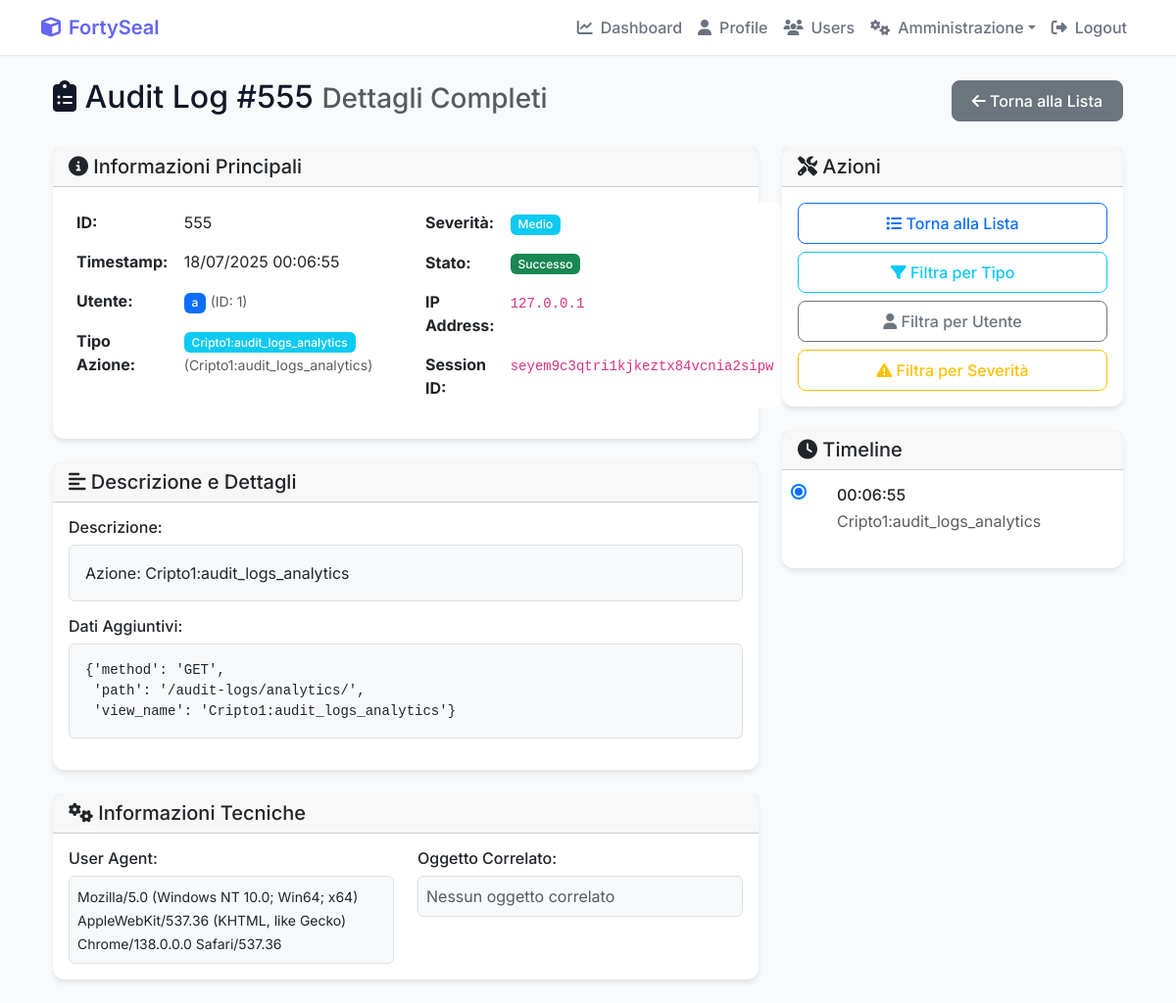
Page /audit-logs/555/ (signed in) on the committed database.
### Cripto1/models.py (models this page shows, shortened)
class AuditLog(models.Model):
    ACTION_TYPES = [
        ('LOGIN', 'Login'),
        ('LOGOUT', 'Logout'),
        ('REGISTER', 'Registrazione'),
        ('CREATE_TRANSACTION', 'Creazione Transazione'),
        ('VIEW_TRANSACTION', 'Visualizzazione Transazione'),
        ('DOWNLOAD_FILE', 'Download File'),
        ('DECRYPT_MESSAGE', 'Decifratura Messaggio'),
        ('MINE_BLOCK', 'Mining Blocco'),
        ('EDIT_PROFILE', 'Modifica Profilo'),
        ('ADMIN_ACTION', 'Azione Amministrativa'),
        ('SECURITY_EVENT', 'Evento di Sicurezza'),
        ('EXPORT_DATA', 'Export Dati'),
        ('VERIFY_BLOCKCHAIN', 'Verifica Blockchain'),
        ('USER_MANAGEMENT', 'Gestione Utenti'),
        ('SYSTEM_EVENT', 'Evento di Sistema'),
        ('ROLE_ASSIGNMENT', 'Assegnazione Ruolo'),
        ('PERMISSION_CHANGE', 'Modifica Permessi'),
        ('USER_ACTIVATION', 'Attivazione Utente'),
        ('USER_DEACTIVATION', 'Disattivazione Utente'),
        ('SSO_LOGIN', 'Login SSO'),
    ]
    SEVERITY_LEVELS = [
        ('LOW', 'Basso'),
        ('MEDIUM', 'Medio'),
        ('HIGH', 'Alto'),
        ('CRITICAL', 'Critico'),
    ]
    user = models.ForeignKey(User, on_delete=models.SET_NULL, null=True, blank=True, related_name='audit_logs')
    action_type = models.CharField(max_length=50, choices=ACTION_TYPES)
    severity = models.CharField(max_length=20, choices=SEVERITY_LEVELS, default='MEDIUM')
    description = models.TextField()
    ip_address = models.GenericIPAddressField(null=True, blank=True)
    user_agent = models.TextField(blank=True)
    session_id = models.CharField(max_length=255, blank=True)
    related_object_type = models.CharField(max_length=100, blank=True)  # es: 'Transaction', 'Block', 'UserProfile'
    related_object_id = models.IntegerField(null=True, blank=True)
    additional_data = models.JSONField(default=dict, blank=True)  # Dati aggiuntivi in formato JSON
    timestamp = models.DateTimeField(auto_now_add=True)
    success = models.BooleanField(default=True)  # Se l'azione è stata completata con successo
    error_message = models.TextField(blank=True)  # Messaggio di errore se success=False
    class Meta:
        ordering = ['-timestamp']
        verbose_name = "Audit Log"
        verbose_name_plural = "Audit Logs"
        indexes = [
            models.Index(fields=['user', 'action_type', 'timestamp']),
            models.Index(fields=['action_type', 'severity', 'timestamp']),
            models.Index(fields=['ip_address', 'timestamp']),
        ]
    @classmethod
    def log_action(cls, user=None, action_type=None, description="", severity='MEDIUM',
                   ip_address=None, user_agent="", session_id="", related_object_type="",
                   related_object_id=None, additional_data=None, success=True, error_message=""):
        try:
            return cls.objects.create(
                user=user,
                action_type=action_type,
                severity=severity,
                description=description,
                ip_address=ip_address,
                user_agent=user_agent,
                session_id=session_id,
                related_object_type=related_object_type,
                related_object_id=related_object_id,
                additional_data=additional_data or {},
                success=success,
                error_message=error_message
            )
        except Exception as e:
            print(f"Errore durante la creazione del log di audit: {e}")
            return None
    def get_related_object(self):
        if not self.related_object_type or not self.related_object_id:
            return None

### Cripto1/views.py (the view)
# urls.py: path('audit-logs/<int:log_id>/', views.audit_log_detail, name='audit_log_detail'),
@staff_member_required
def audit_log_detail(request, log_id):
    log = get_object_or_404(AuditLog, id=log_id)
    related_object = log.get_related_object()
    context = {
        'log': log,
        'related_object': related_object,
    }
    return render(request, 'Cripto1/audit_log_detail.html', context)

### Cripto1/models.py (called while the page is built)
    def is_locked(self):
        if self.locked_until and timezone.now() < self.locked_until:
            return True
        return False

    def update_last_login(self, ip_address=None):
        self.last_login_date = timezone.now()
        if ip_address:
            self.last_login_ip = ip_address
        self.save()

### Cripto1/templates/Cripto1/audit_log_detail.html (shortened to what this page needs)
{% extends 'Cripto1/base.html' %}
{% block content %}
<div class="container mt-4">
    <div class="row">
        <div class="col-12">
            <div class="d-flex justify-content-between align-items-center mb-4">
                <h2>
                    <i class="fas fa-clipboard-list"></i> Audit Log #{{ log.id }}
                    <small class="text-muted">Dettagli Completi</small>
                </h2>
                <div>
                    <a href="{% url 'Cripto1:audit_logs' %}" class="btn btn-secondary">
                        <i class="fas fa-arrow-left"></i> Torna alla Lista
                    </a>
                </div>
            </div>
        </div>
    </div>
    <div class="row">
        <div class="col-md-8">
            <div class="card mb-4">
                <div class="card-header">
                    <h5 class="mb-0">
                        <i class="fas fa-info-circle"></i> Informazioni Principali
                    </h5>
                </div>
                <div class="card-body">
                    <div class="row">
                        <div class="col-md-6">
                            <table class="table table-borderless">
                                <tr>
                                    <td><strong>ID:</strong></td>
                                    <td>{{ log.id }}</td>
                                </tr>
                                <tr>
                                    <td><strong>Timestamp:</strong></td>
                                    <td>{{ log.timestamp|date:"d/m/Y H:i:s" }}</td>
                                </tr>
                                <tr>
                                    <td><strong>Utente:</strong></td>
                                    <td>
                                        {% if log.user %}
                                            <span class="badge bg-primary">{{ log.user.username }}</span>
                                            <small class="text-muted">(ID: {{ log.user.id }})</small>
                                        {% else %}
                                            <span class="badge bg-secondary">Anonymous</span>
                                        {% endif %}
                                    </td>
                                </tr>
                                <tr>
                                    <td><strong>Tipo Azione:</strong></td>
                                    <td>
                                        <span class="badge bg-info">{{ log.get_action_type_display }}</span>
                                        <small class="text-muted">({{ log.action_type }})</small>
                                    </td>
                                </tr>
                            </table>
                        </div>
                        <div class="col-md-6">
                            <table class="table table-borderless">
                                <tr>
                                    <td><strong>Severità:</strong></td>
                                    <td>
                                        {% if log.severity == 'CRITICAL' %}
                                            <span class="badge bg-danger">{{ log.get_severity_display }}</span>
                                        {% elif log.severity == 'HIGH' %}
                                            <span class="badge bg-warning">{{ log.get_severity_display }}</span>
                                        {% elif log.severity == 'MEDIUM' %}
                                            <span class="badge bg-info">{{ log.get_severity_display }}</span>
                                        {% else %}
                                            <span class="badge bg-secondary">{{ log.get_severity_display }}</span>
                                        {% endif %}
                                    </td>
                                </tr>
                                <tr>
                                    <td><strong>Stato:</strong></td>
                                    <td>
                                        {% if log.success %}
                                            <span class="badge bg-success">Successo</span>
                                        {% else %}
                                            <span class="badge bg-danger">Errore</span>
                                        {% endif %}
                                    </td>
                                </tr>
                                <tr>
                                    <td><strong>IP Address:</strong></td>
                                    <td><code>{{ log.ip_address|default:"N/A" }}</code></td>
                                </tr>
                                <tr>
                                    <td><strong>Session ID:</strong></td>
                                    <td><code>{{ log.session_id|default:"N/A" }}</code></td>
                                </tr>
                            </table>
                        </div>
                    </div>
                </div>
            </div>
            <div class="card mb-4">
                <div class="card-header">
                    <h5 class="mb-0">
                        <i class="fas fa-align-left"></i> Descrizione e Dettagli
                    </h5>
                </div>
                <div class="card-body">
                    <div class="mb-3">
                        <h6>Descrizione:</h6>
                        <p class="border rounded p-3 bg-light">{{ log.description }}</p>
                    </div>
                    {% if log.additional_data %}
                        <div class="mb-3">
                            <h6>Dati Aggiuntivi:</h6>
                            <pre class="border rounded p-3 bg-light"><code>{{ log.additional_data|pprint }}</code></pre>
                        </div>
                    {% endif %}
                </div>
            </div>
            <div class="card mb-4">
                <div class="card-header">
                    <h5 class="mb-0">
                        <i class="fas fa-cogs"></i> Informazioni Tecniche
                    </h5>
                </div>
                <div class="card-body">
                    <div class="row">
                        <div class="col-md-6">
                            <h6>User Agent:</h6>
                            <div class="border rounded p-2 bg-light">
                                <small>{{ log.user_agent|default:"N/A" }}</small>
                            </div>
                        </div>
                        <div class="col-md-6">
                            <h6>Oggetto Correlato:</h6>
                            <div class="border rounded p-2 bg-light">
                                {% if log.related_object_type and log.related_object_id %}
                                    <span class="badge bg-info">{{ log.related_object_type }}</span>
                                    <span class="badge bg-secondary">ID: {{ log.related_object_id }}</span>
                                {% else %}
                                    <span class="text-muted">Nessun oggetto correlato</span>
                                {% endif %}
                            </div>
                        </div>
                    </div>
                </div>
            </div>
        </div>
        <div class="col-md-4">
            <div class="card mb-4">
                <div class="card-header">
                    <h5 class="mb-0">
                        <i class="fas fa-tools"></i> Azioni
                    </h5>
                </div>
                <div class="card-body">
                    <div class="d-grid gap-2">
                        <a href="{% url 'Cripto1:audit_logs' %}" class="btn btn-outline-primary">
                            <i class="fas fa-list"></i> Torna alla Lista
                        </a>
                        <a href="{% url 'Cripto1:audit_logs' %}?action_type={{ log.action_type }}" class="btn btn-outline-info">
                            <i class="fas fa-filter"></i> Filtra per Tipo
                        </a>
                        {% if log.user %}
                            <a href="{% url 'Cripto1:audit_logs' %}?user_id={{ log.user.id }}" class="btn btn-outline-secondary">
                                <i class="fas fa-user"></i> Filtra per Utente
                            </a>
                        {% endif %}
                        <a href="{% url 'Cripto1:audit_logs' %}?severity={{ log.severity }}" class="btn btn-outline-warning">
                            <i class="fas fa-exclamation-triangle"></i> Filtra per Severità
                        </a>
                    </div>
                </div>
            </div>
            <div class="card">
                <div class="card-header">
                    <h5 class="mb-0">
                        <i class="fas fa-clock"></i> Timeline
                    </h5>
                </div>
                <div class="card-body">
                    <div class="timeline">
                        <div class="timeline-item">
                            <div class="timeline-marker bg-primary"></div>
                            <div class="timeline-content">
                                <h6 class="mb-1">{{ log.timestamp|date:"H:i:s" }}</h6>
                                <p class="mb-0 text-muted">{{ log.get_action_type_display }}</p>
                            </div>
                        </div>
                    </div>
                </div>
            </div>
        </div>
    </div>
</div>
{% endblock %}

### Cripto1/templates/Cripto1/base.html (style rules this page uses)
:root { --primary-color: #6366f1; --secondary-color: #4f46e5; --success-color: #22c55e; --danger-color: #ef4444; --warning-color: #f59e0b; --info-color: #3b82f6; --background-color: #f9fafb; --card-background: #ffffff; --text-primary: #111827; --text-secondary: #6b7280; --bottom-nav-height: 56px; }
body { font-family: 'Inter', sans-serif; background-color: var(--background-color); color: var(--text-primary); }
.card { border: none; border-radius: 12px; box-shadow: 0 4px 6px -1px rgba(0,0,0,0.1); background: var(--card-background); transition: transform 0.2s ease, box-shadow 0.2s ease; }
.btn { font-weight: 500; border-radius: 8px; padding: 0.5rem 1.25rem; transition: all 0.2s ease; }
.table { border-radius: 8px; overflow: hidden; }
.badge { font-weight: 500; padding: 0.35em 0.65em; border-radius: 6px; }
:root { --primary-color: #6366f1; --secondary-color: #4f46e5; --success-color: #22c55e; --danger-color: #ef4444; --warning-color: #f59e0b; --info-color: #3b82f6; --background-color: #f9fafb; --card-background: #ffffff; --text-primary: #111827; --text-secondary: #6b7280; }

### Cripto1/templates/Cripto1/audit_log_detail.html (style rules this page uses)
.timeline { position: relative; padding-left: 30px; }
.timeline-item { position: relative; margin-bottom: 20px; }
.timeline-marker { position: absolute; left: -35px; top: 0; width: 12px; height: 12px; border-radius: 50%; border: 2px solid #fff; box-shadow: 0 0 0 2px #007bff; }
.timeline-content { padding-left: 10px; }

### rows in the picture
AuditLog: id "555", timestamp "18/07/2025 00:06:55", user.username "a", user.id "1", action_type "Cripto1:audit_logs_analytics", severity "Medio", ip_address "127.0.0.1", session_id "seyem9c3qtri1kjkeztx84vcnia2sipw", description "Azione: Cripto1:audit_logs_analytics", additional_data|pprint "{'method': 'GET', 'path': '/audit-logs/analytics/', 'view_name': 'Cripto1:audit_logs_analytics'}", user_agent "Mozilla/5.0 (Windows NT 10.0; Win64; x64) AppleWebKit/537.36 (KHTML, like Gecko) Chrome/138.0.0.0 Safari/537.36", timestamp "00:06:55"
